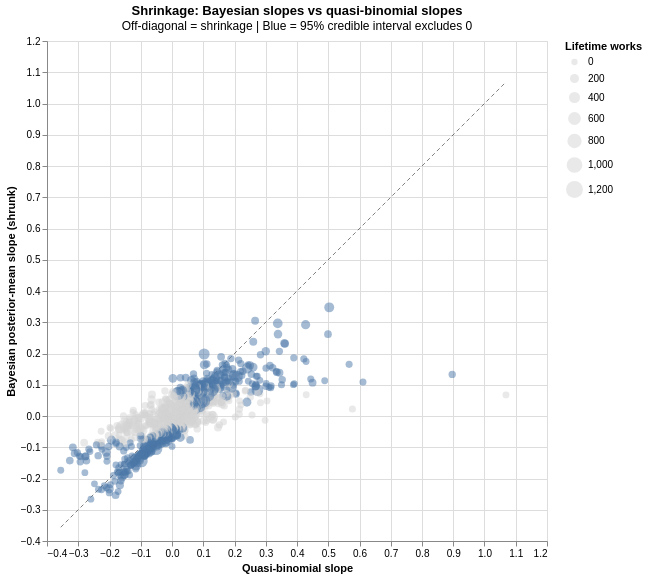

The notebook cell this image was saved under:
### Markdown cell above
### 3.3 Shrinkage — Bayesian vs quasi-binomial slopes

Partial pooling does two things at once. It lets the hierarchical model estimate poems with little data by borrowing strength from the rest of the corpus, and it regularises poems whose unpooled estimates are overconfident. The scatter below compares each poem's quasi-binomial slope (x-axis) with its Bayesian posterior-mean slope (y-axis). Points on the diagonal mean the two models agree; points pulled toward the horizontal zero line have been **shrunk** by the hierarchical model — typically poems with fewer observed decades whose QB estimates were noisy. Blue markers indicate poems whose Bayesian 95 % credible interval excludes zero. A tight diagonal with a small shrunk tail is what a well-specified hierarchical model should look like.

### Code cell
if not RUN_BAMBI or "_bambi_idata" not in dir():
    print("Bambi model not fitted yet — rerun §2 with RUN_BAMBI = True.")
else:
    _posterior = _bambi_idata.posterior

    _candidates = []
    for _v in _posterior.data_vars:
        if "poem_id" not in _v:
            continue
        if "I(" in _v or "**" in _v:
            continue
        if not _v.startswith("period_z") and "period_z|" not in _v:
            continue
        _arr = _posterior[_v]
        _extra_dims = [d for d in _arr.dims if d not in ("chain", "draw")]
        if len(_extra_dims) == 0:
            continue
        _candidates.append((_v, _extra_dims))

    if not _candidates:
        print("Available posterior data_vars:")
        for _v in _posterior.data_vars:
            print(f"  {_v}: dims={list(_posterior[_v].dims)}")
        raise RuntimeError("Could not locate per-poem period_z random slope in posterior.")

    _candidates.sort(key=lambda x: len(x[0]))
    _slope_var, _extra_dims = _candidates[0]
    _poem_dim = _extra_dims[0]
    print(f"Extracted poem-slope variable: {_slope_var}  (poem dim: {_poem_dim})")

    _slope_array = _posterior[_slope_var].stack(draws=("chain", "draw"))
    _pid_coord = list(_slope_array[_poem_dim].values)
    _slope_mean = _slope_array.mean(dim="draws").values
    _slope_sd = _slope_array.std(dim="draws").values
    _slope_vals = np.asarray(_slope_array.values)
    if _slope_vals.shape[0] != len(_pid_coord):
        _slope_vals = _slope_vals.T
    _slope_lo_bayes = np.percentile(_slope_vals, 2.5, axis=1)
    _slope_hi_bayes = np.percentile(_slope_vals, 97.5, axis=1)

    _bambi_slope_df = pd.DataFrame({
        "poem_id": _pid_coord,
        "slope_bayes": _slope_mean,
        "slope_bayes_sd": _slope_sd,
        "slope_bayes_lo": _slope_lo_bayes,
        "slope_bayes_hi": _slope_hi_bayes,
    })

    _compare_df = _slope_info.merge(
        _bambi_slope_df, on="poem_id", how="inner"
    )
    print(f"\nShrinkage summary over {len(_compare_df)} poems:")
    _ratio = _compare_df["slope_bayes"].abs() / _compare_df["slope_hat"].abs().clip(lower=1e-6)
    print(f"  median |Bayesian| / |quasi-binomial| = {_ratio.median():.3f}")
    print(f"  fraction with |Bayesian| < |quasi-binomial| (shrunk toward 0) = {(_ratio < 1).mean():.0%}")

    _compare_chart = (
        alt.Chart(_compare_df)
        .mark_circle(opacity=0.5)
        .encode(
            x=alt.X("slope_hat:Q", title="Quasi-binomial slope"),
            y=alt.Y("slope_bayes:Q", title="Bayesian posterior-mean slope (shrunk)"),
            size=alt.Size("lifetime_works:Q", title="Lifetime works",
                           scale=alt.Scale(range=[40, 300])),
            color=alt.condition(
                (alt.datum.slope_bayes_lo > 0) | (alt.datum.slope_bayes_hi < 0),
                alt.value("#4c78a8"),
                alt.value("#d3d3d3"),
            ),
            tooltip=[
                "poem_label",
                alt.Tooltip("slope_hat:Q", format=".3f"),
                alt.Tooltip("slope_bayes:Q", format=".3f"),
                alt.Tooltip("slope_bayes_lo:Q", format=".3f"),
                alt.Tooltip("slope_bayes_hi:Q", format=".3f"),
                "lifetime_works:Q",
            ],
        )
        .properties(
            width=500, height=500,
            title=alt.TitleParams(
                "Shrinkage: Bayesian slopes vs quasi-binomial slopes",
                subtitle="Off-diagonal = shrinkage | Blue = 95% credible interval excludes 0",
            ),
        )
    )

    _diag = (
        alt.Chart(pd.DataFrame({
            "x": [_compare_df["slope_hat"].min(), _compare_df["slope_hat"].max()],
            "y": [_compare_df["slope_hat"].min(), _compare_df["slope_hat"].max()],
        }))
        .mark_line(color="black", strokeDash=[4, 3], opacity=0.5, strokeWidth=1)
        .encode(x="x:Q", y="y:Q")
    )

    from IPython.display import display as _display
    _display(alt.layer(_diag, _compare_chart).resolve_scale(color="independent"))

### Figure 1 — Vega-Lite specification as saved in the notebook (floating-point values rounded to 4 significant figures; data arrays with more than 128 entries replaced by an {"elided": "..."} marker saying what was removed)
{"config": {"view": {"continuousWidth": 300, "continuousHeight": 300}}, "layer": [{"data": {"name": "data-734ef5f36cd9670d126fa42c6456264b"}, "mark": {"type": "line", "color": "black", "opacity": 0.5, "strokeDash": [4, 3], "strokeWidth": 1}, "encoding": {"x": {"field": "x", "type": "quantitative"}, "y": {"field": "y", "type": "quantitative"}}}, {"data": {"name": "data-5395bf03c9b659f08a6ea26b31501f05"}, "mark": {"type": "circle", "opacity": 0.5}, "encoding": {"color": {"condition": {"test": "((datum.slope_bayes_lo > 0) || (datum.slope_bayes_hi < 0))", "value": "#4c78a8"}, "value": "#d3d3d3"}, "size": {"field": "lifetime_works", "scale": {"range": [40, 300]}, "title": "Lifetime works", "type": "quantitative"}, "tooltip": [{"field": "poem_label", "type": "nominal"}, {"field": "slope_hat", "format": ".3f", "type": "quantitative"}, {"field": "slope_bayes", "format": ".3f", "type": "quantitative"}, {"field": "slope_bayes_lo", "format": ".3f", "type": "quantitative"}, {"field": "slope_bayes_hi", "format": ".3f", "type": "quantitative"}, {"field": "lifetime_works", "type": "quantitative"}], "x": {"field": "slope_hat", "title": "Quasi-binomial slope", "type": "quantitative"}, "y": {"field": "slope_bayes", "title": "Bayesian posterior-mean slope (shrunk)", "type": "quantitative"}}, "title": {"text": "Shrinkage: Bayesian slopes vs quasi-binomial slopes", "subtitle": "Off-diagonal = shrinkage | Blue = 95% credible interval excludes 0"}}], "height": 500, "resolve": {"scale": {"color": "independent"}}, "width": 500, "$schema": "https://vega.github.io/schema/vega-lite/v6.4.1.json", "datasets": {"data-734ef5f36cd9670d126fa42c6456264b": [{"x": -0.356, "y": -0.356}, {"x": 1.069, "y": 1.069}], "data-5395bf03c9b659f08a6ea26b31501f05": {"elided": "906 records"}}}
